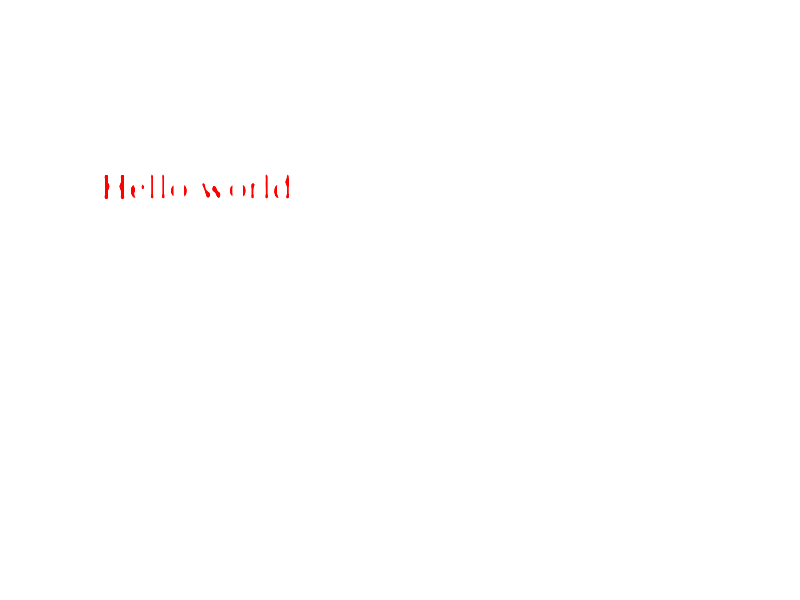

Source code (Python):
import os
import sys

# module = os.path.dirname(os.path.dirname(os.path.abspath(__file__)))
sys.path.insert(0, ".")
# sys.path.insert(1, module)
src = os.path.join(os.path.dirname(os.path.dirname(os.path.dirname(os.getcwd()))), 'src')
sys.path.insert(1, src)
# print(src)
# print(module)

try:
    from netkiller.svg.ScalableVectorGraphics import Svg
    from netkiller.svg.elements import Text, Group
    from netkiller.svg.filter import Filter, feOffset, feGaussianBlur, feColorMatrix, feComposite


except ImportError as err:
    print("Error: %s" % (err))
    exit()


def main():
    svg = Svg(800, 600)
    # svg.link("style.css")
    svg.title("Netkiller Python 手札")
    svg.desc("https://www.netkiller.cn")
    filter = Filter(id="text1")
    filter.append(feGaussianBlur(inn="SourceGraphic", stdDeviation="2", result="blur"))
    filter.append(
        feColorMatrix(inn="blur", mode="matrix", values="1 0 0 0 0  0 1 0 0 0  0 0 1 0 0  0 0 0 19 -9", result="text1"))
    filter.append(feComposite(inn="SourceGraphic", in2="text1", operator="atop"))

    svg.defs(filter)
    g = Group(filter="url(#text1)")
    g.append(Text("Hello world", 100, 200, font_size=40, stroke="none", fill="red"))
    svg.append(g)

    svg.save('text.svg')


if __name__ == "__main__":
    main()
